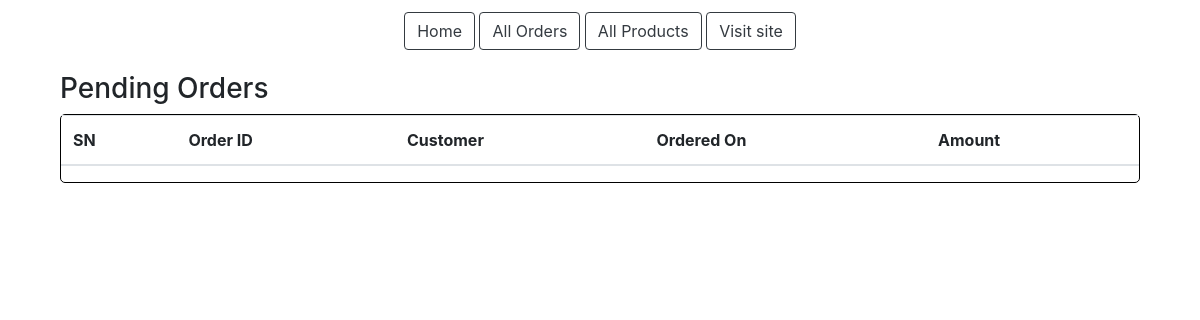
The page /admin-home/ (signed in) on the database as committed earlier.
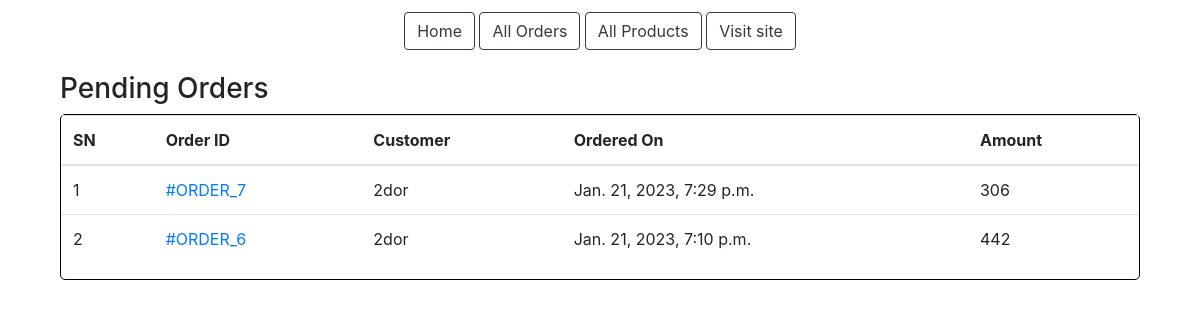
The same page on the database as committed later.
### ecomm/models.py (models this page shows, shortened)
class Order(models.Model):
	cart = models.OneToOneField(Cart, on_delete=models.CASCADE)
	ordered_by = models.CharField(max_length=200)
	shipping_address = models.CharField(max_length=200)
	mobile = models.CharField(max_length=10)
	email = models.EmailField(null=True, blank=True)
	total = models.PositiveIntegerField()
	subtotal = models.PositiveIntegerField()
	created_at = models.DateTimeField(auto_now_add=True)
	order_status = models.CharField(max_length=50, choices=ORDER_STATUS)
	payment_method = models.CharField(
		max_length=20, choices=METHOD, default="Cash On Delivery")
	payment_completed = models.BooleanField(
		default=False, null=True, blank=True)

### ecomm/views.py (the view)
# urls.py: path("admin-home/", AdminHomeView.as_view(), name="adminhome"),
class AdminHomeView(AdminRequiredMixin, TemplateView):
	template_name = 'adminpages/adminhome.html'
	def get_context_data(self, **kwargs):
		context = super().get_context_data(**kwargs)
		context["pendingorders"] = Order.objects.filter(
			order_status="Order Received").order_by("-id")
		return context

### ecomm/views.py (called while the page is built)
	def dispatch(self, request, *args, **kwargs):
		if request.user.is_authenticated and Admin.objects.filter(user=request.user).exists():
			pass
		else:
			return redirect('/login/?next=profile/')
		return super().dispatch(request, *args, **kwargs)

### templates/adminpages/adminhome.html (shortened to what this page needs)
{% extends "adminpages/adminbase.html" %}
{% block content %}
<div class="container">
        <div class="col-md-12" style="margin-top:2%;">
            <h3>Pending Orders</h3>
            <div class="cart-row" style="border: 1px solid black; border-radius:5px;">
            <table class="table">
                <thead>
                    <tr>
                        <th>SN</th>
                        <th>Order ID </th>
                        <th>Customer</th>
                        <th>Ordered On</th>
                        <th>Amount</th>
                    </tr>
                </thead>
                <tbody>
                    {% for ord in pendingorders %}
                    <tr>
                        <td>{{forloop.counter}}</td>
                        <td><a href="{% url 'ecomm:adminorderdetail' ord.id %}">#ORDER_{{ord.id}}</a></td>
                        <td>{{ord.ordered_by}}</td>
                        <td>{{ord.created_at}}</td>
                        <td>{{ord.total}}</td>
                    </tr>
                    {% endfor %}
                </tbody>
            </table>
        </div>
    </div>
</div>
{% endblock %}

Rows that differ between the two databases and show on the page:
now on this page (row edited): Order: id "7", ordered_by "2dor", created_at "Jan. 21, 2023, 7:29 p.m.", total "306"
now on this page (row edited): Order: id "6", ordered_by "2dor", created_at "Jan. 21, 2023, 7:10 p.m.", total "442"
